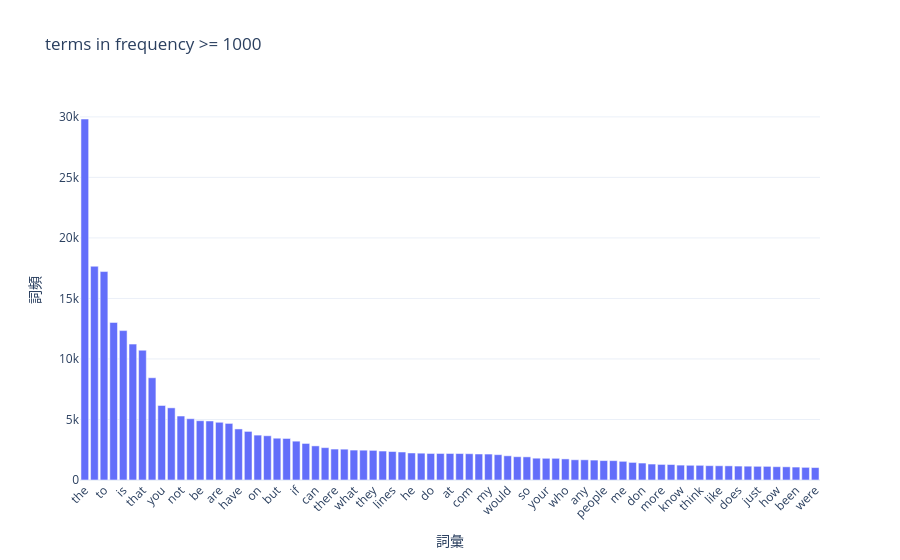

The cell this chart's notebook holds for it:
### Markdown cell above
### >>> **Exercise 13 (take home):** 
The chart above only contains 300 vocabulary in the documents, and it's already computationally intensive to both compute and visualize. Can you efficiently reduce the number of terms you want to visualize as an exercise.

### Code cell
# Answer here

# 設定 最小出現次數 ex:只保留至少出現 1000 次的詞：

import plotly.express as px
import pandas as pd

# 建立詞頻表 DataFrame
filtered_terms = pd.DataFrame({
    "term": count_vect.get_feature_names_out(),
    "frequency": term_frequencies
}).sort_values(by="frequency", ascending=False)
filtered_terms = filtered_terms[term_freq_df["frequency"] >= 1000]
# 用 plotly.express 畫 bar chart
fig2 = px.bar(filtered_terms,
             x="term",
             y="frequency",
             title="terms in frequency >= 1000",
             labels={"term": "詞彙", "frequency": "詞頻"},
             template="plotly_white")
# 旋轉 X 軸標籤，避免擠在一起
fig2.update_layout(xaxis_tickangle=-45)

# 顯示互動圖
fig2.show()

### Figure 1 — Plotly figure (JSON) as saved in the notebook; plotly's stock layout.template omitted (floating-point values rounded to 4 significant figures)
{"data": [{"hovertemplate": "詞彙=%{x}<br>詞頻=%{y}<extra></extra>", "legendgroup": "", "marker": {"color": "#636efa", "pattern": {"shape": ""}}, "name": "", "orientation": "v", "showlegend": false, "textposition": "auto", "type": "bar", "x": ["the", "of", "to", "and", "is", "in", "that", "it", "you", "for", "not", "this", "be", "from", "are", "edu", "have", "as", "on", "with", "but", "or", "if", "was", "can", "we", "there", "by", "what", "subject", "they", "an", "lines", "one", "he", "god", "do", "organization", "at", "re", "com", "about", "my", "all", "would", "will", "so", "some", "your", "no", "who", "has", "any", "writes", "people", "which", "me", "article", "don", "his", "more", "other", "know", "when", "think", "their", "like", "university", "does", "out", "just", "only", "how", "also", "been", "than", "were"], "xaxis": "x", "y": [29825, 17660, 17222, 13017, 12343, 11226, 10723, 8447, 6157, 5962, 5285, 5063, 4898, 4877, 4769, 4675, 4218, 4015, 3709, 3655, 3453, 3432, 3208, 3020, 2818, 2674, 2556, 2548, 2472, 2464, 2448, 2393, 2353, 2312, 2232, 2216, 2193, 2192, 2191, 2186, 2172, 2148, 2143, 2093, 2000, 1925, 1912, 1802, 1793, 1791, 1742, 1671, 1669, 1645, 1604, 1599, 1543, 1453, 1400, 1318, 1286, 1278, 1230, 1215, 1213, 1184, 1177, 1170, 1151, 1142, 1130, 1127, 1100, 1090, 1068, 1045, 1028], "yaxis": "y"}], "layout": {"barmode": "relative", "legend": {"tracegroupgap": 0}, "title": {"text": "terms in frequency >= 1000"}, "xaxis": {"anchor": "y", "domain": [0, 1], "tickangle": -45, "title": {"text": "詞彙"}}, "yaxis": {"anchor": "x", "domain": [0, 1], "title": {"text": "詞頻"}}}}
